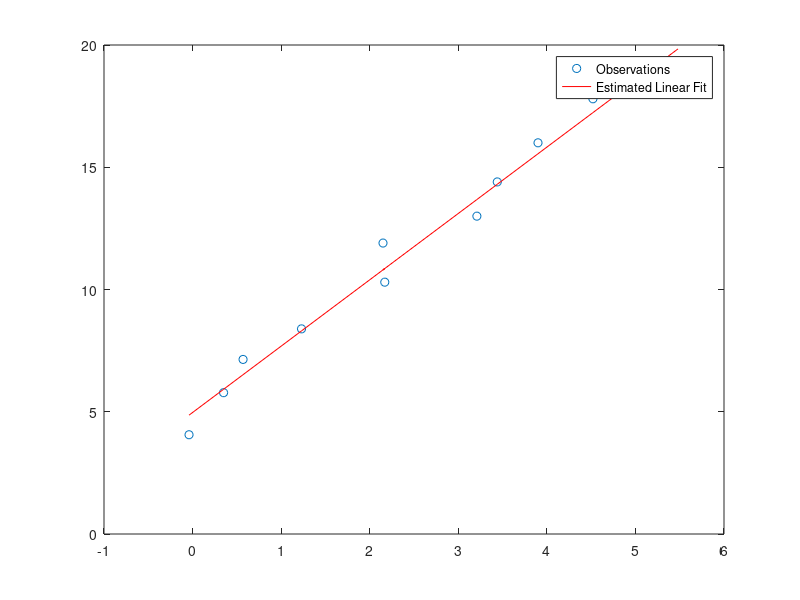

Source code (MATLAB):
%% Linear Least Square Estimation
% Given the following set of points:
% First row:  x values
% Second row: y values (observed)
pts = [-0.04 0.35 0.57 1.23 2.17 2.15 3.21 3.44 3.90 4.52 5.48
        4.06 5.78 7.14 8.39 10.3 11.9 13.0 14.4 16.0 17.8 19.1];
% Make the design matrix, D, and observation vector, Y
D = [ones(length(pts),1), pts(1,:)']
Y = pts(2,:)'   % The symbol ' transposes the matrix
% Find Beta based on the equations
beta = (D'*D)^-1*(D'*Y)
% Use the matrix equation to get all of the estimated y values
Y_est = D*beta;
%% Plot the points as circles and the fitted line
plot(pts(1,:),pts(2,:),'o'), hold on
plot(pts(1,:),Y_est,'r')
legend('Observations','Estimated Linear Fit')





